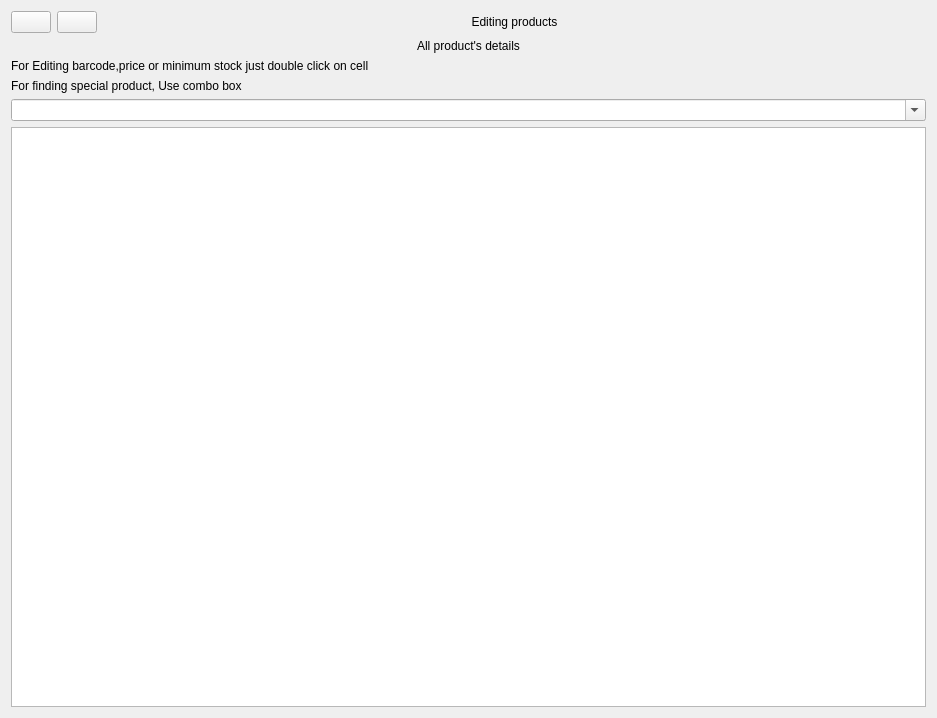
<?xml version="1.0" encoding="UTF-8"?>
<ui version="4.0">
 <class>ChangeProduct</class>
 <widget class="QWidget" name="ChangeProduct">
  <property name="geometry">
   <rect>
    <x>0</x>
    <y>0</y>
    <width>937</width>
    <height>718</height>
   </rect>
  </property>
  <property name="windowTitle">
   <string>Form</string>
  </property>
  <layout class="QVBoxLayout" name="verticalLayout_2">
   <item>
    <layout class="QHBoxLayout" name="horizontalLayout" stretch="0,0,1">
     <item>
      <widget class="QPushButton" name="retButton">
       <property name="text">
        <string/>
       </property>
       <property name="icon">
        <iconset resource="resource.qrc">
         <normaloff>:/return.png</normaloff>:/return.png</iconset>
       </property>
      </widget>
     </item>
     <item>
      <widget class="QPushButton" name="relButton">
       <property name="text">
        <string/>
       </property>
       <property name="icon">
        <iconset resource="resource.qrc">
         <normaloff>:/arrow.png</normaloff>:/arrow.png</iconset>
       </property>
      </widget>
     </item>
     <item>
      <widget class="QLabel" name="label">
       <property name="text">
        <string>Editing products</string>
       </property>
       <property name="alignment">
        <set>Qt::AlignCenter</set>
       </property>
      </widget>
     </item>
    </layout>
   </item>
   <item>
    <layout class="QVBoxLayout" name="verticalLayout">
     <item>
      <widget class="QLabel" name="label_2">
       <property name="text">
        <string>All product's details</string>
       </property>
       <property name="alignment">
        <set>Qt::AlignCenter</set>
       </property>
      </widget>
     </item>
     <item>
      <widget class="QLabel" name="label_3">
       <property name="text">
        <string>For Editing barcode,price or minimum stock just double click on cell</string>
       </property>
      </widget>
     </item>
     <item>
      <widget class="QLabel" name="label_4">
       <property name="text">
        <string>For finding special product, Use combo box</string>
       </property>
      </widget>
     </item>
     <item>
      <widget class="QComboBox" name="comboBox">
       <property name="editable">
        <bool>true</bool>
       </property>
      </widget>
     </item>
     <item>
      <widget class="QTableWidget" name="tableWidget"/>
     </item>
    </layout>
   </item>
  </layout>
 </widget>
 <resources>
  <include location="resource.qrc"/>
 </resources>
 <connections/>
</ui>
